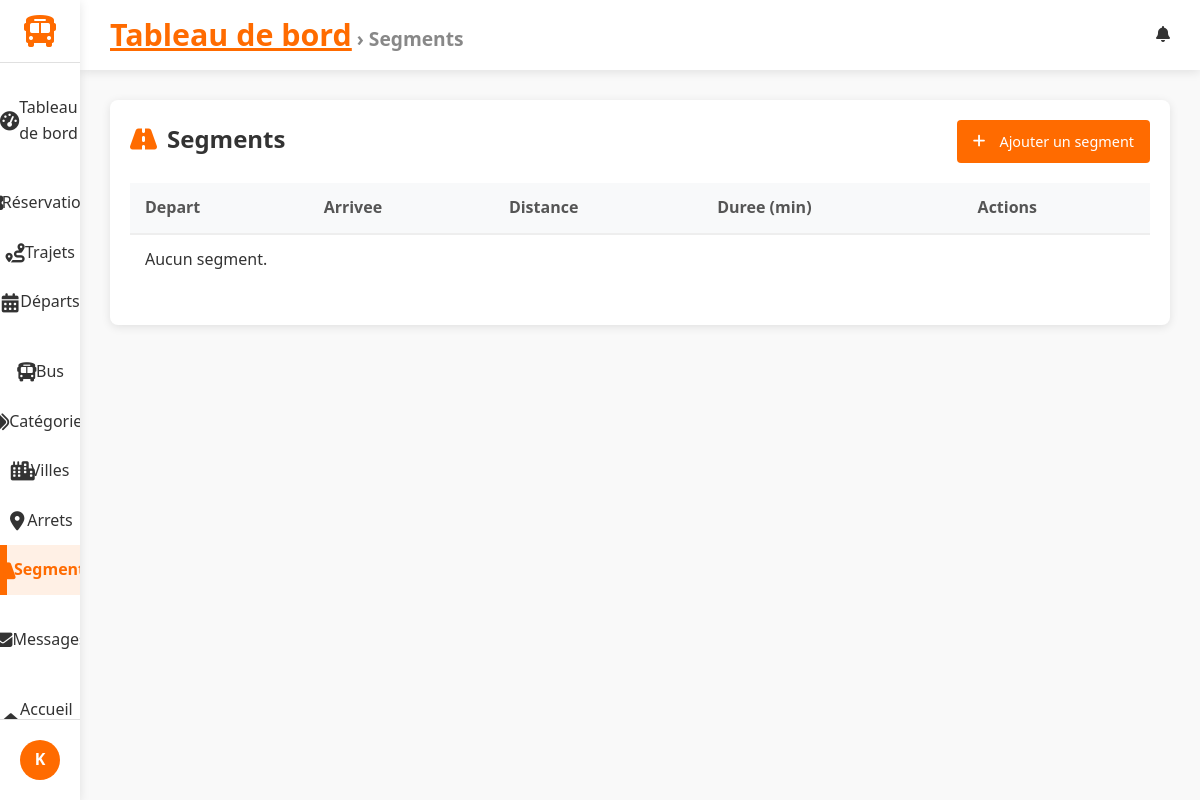
Page /dashboard/segments/ (signed in) on the earlier database version.
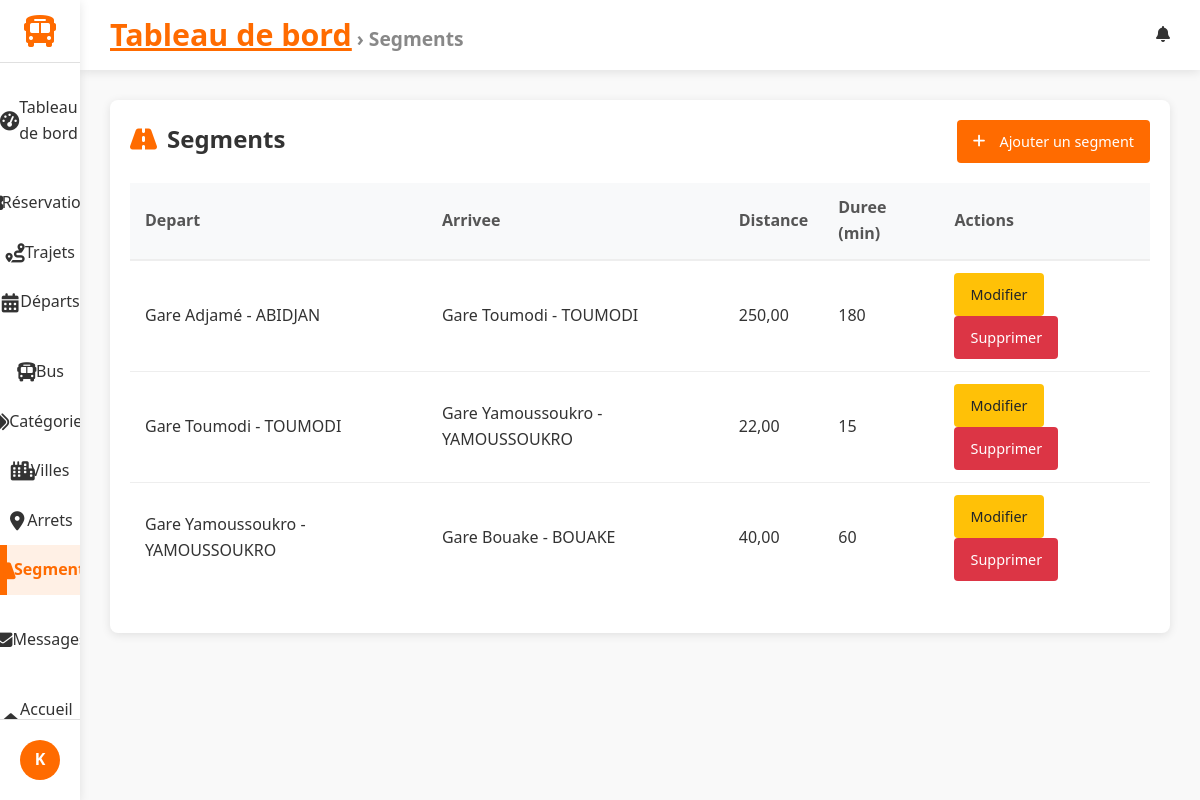
Same page on the later database version.
### trips/models.py (models this page shows, shortened)
class Segment(models.Model):
    arret_depart = models.ForeignKey(Arret, on_delete=models.CASCADE, related_name="segments_depart")
    arret_arrivee = models.ForeignKey(Arret, on_delete=models.CASCADE, related_name="segments_arrivee")
    distance_km = models.DecimalField(max_digits=10, decimal_places=2)
    duree_minutes = models.PositiveIntegerField()

class Arret(models.Model):
    ville = models.ForeignKey(Ville, on_delete=models.CASCADE)
    nom = models.CharField(max_length=100)
    adresse = models.CharField(max_length=200)
    def __str__(self):
        return f"{self.nom} - {self.ville.nom}"

class Ville(models.Model):
    nom = models.CharField(max_length=100)
    code = models.CharField(max_length=10, unique=True)

### gareci_admin/views.py (the view)
# urls.py: path("segments/", SegmentListView.as_view(), name="segment_list"),
class SegmentListView(StaffRequiredMixin, ActiveTabMixin, BreadcrumbMixin, ListView):
    model = Segment
    template_name = "dashboard/segment_list.html"
    active_tab_value = "segments"
    breadcrumb_title = "Segments"

### gareci_admin/utils.py (called while the page is built)
    def test_func(self):
        return self.request.user.is_staff

    def get_context_data(self, **kwargs):
        context = super().get_context_data(**kwargs)
        if self.active_tab_value:
            context['active_tab'] = self.active_tab_value
        return context

    def get_context_data(self, **kwargs):
        context = super().get_context_data(**kwargs)
        if self.breadcrumb_title:
            context['breadcrumb_title'] = self.breadcrumb_title
        return context

### gareci_admin/templates/dashboard/segment_list.html (shortened to what this page needs)
{% extends 'dashboard/dashboard_base.html' %}
{% block content %}
<div class="trips-container">
    <div class="trips-header">
        <h2><i class="fas fa-road"></i> Segments</h2>
        <a href="{% url 'dashboard:segment_add' %}" class="btn btn-primary"><i class="fas fa-plus"></i> Ajouter un segment</a>
    </div>
    <table class="trips-table">
        <thead><tr><th>Depart</th><th>Arrivee</th><th>Distance</th><th>Duree (min)</th><th>Actions</th></tr></thead>
        <tbody>
            {% for segment in object_list %}
            <tr>
                <td>{{ segment.arret_depart }}</td>
                <td>{{ segment.arret_arrivee }}</td>
                <td>{{ segment.distance_km }}</td>
                <td>{{ segment.duree_minutes }}</td>
                <td>
                    <a href="{% url 'dashboard:segment_edit' segment.pk %}" class="btn btn-sm btn-warning">Modifier</a>
                    <a href="{% url 'dashboard:segment_delete' segment.pk %}" class="btn btn-sm btn-danger">Supprimer</a>
                </td>
            </tr>
            {% empty %}
            <tr><td colspan="5">Aucun segment.</td></tr>
            {% endfor %}
        </tbody>
    </table>
</div>
{% endblock %}

Differences in the rows shown:
added Segment: arret_depart "Gare Adjamé - ABIDJAN", arret_arrivee "Gare Toumodi - TOUMODI", distance_km "250,00", duree_minutes "180"
added Segment: arret_depart "Gare Toumodi - TOUMODI", arret_arrivee "Gare Yamoussoukro - YAMOUSSOUKRO", distance_km "22,00", duree_minutes "15"
added Segment: arret_depart "Gare Yamoussoukro - YAMOUSSOUKRO", arret_arrivee "Gare Bouake - BOUAKE", distance_km "40,00", duree_minutes "60"
Other differences:
text no longer shown: "Aucun segment."
